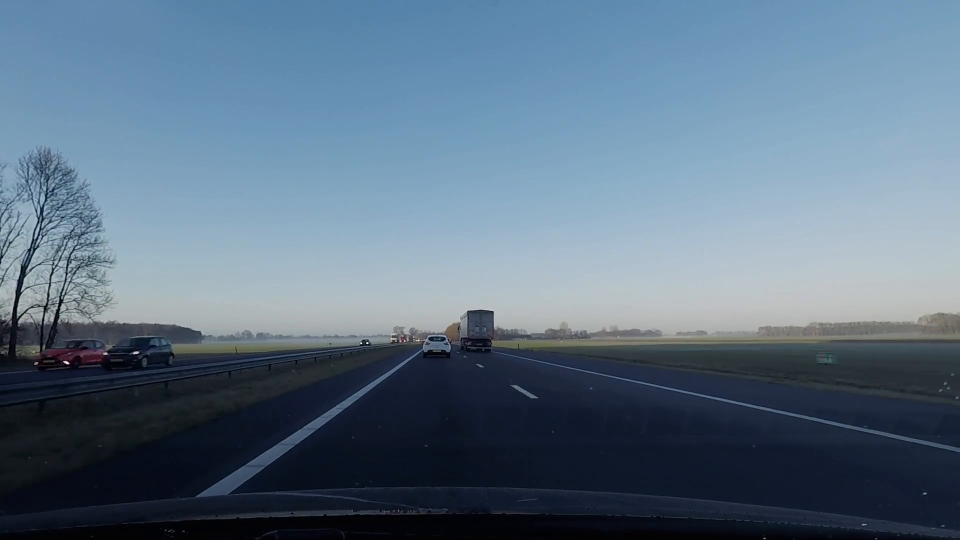
#> input picture frame 19 of car_on_road.mp4, 1920 x 1080 px (shown at 1/2 size)
$ python 'lane detection on VIDEO.py'
#> lines starting #> are read from the running program, lines starting #| are printed output that depends on the picture; after the words box and inside, x2 and y2 are one past the last pixel; in counts of white or black regions, pixels touching at a corner belong together
import cv2
import numpy as np
import matplotlib.pyplot as plt


#loading the image
def process_image(image):
	height = image.shape[0]
	width = image.shape[1]


	#defining the region of interest
	region_of_interest = [
		(0, 290),
		(330, 210),
		(550, height)
	]

	gray_image = cv2.cvtColor(image, cv2.COLOR_RGB2GRAY)
	canny_image = cv2.Canny(image, 100, 200)

	#crop the image leaving only the region of interest
	cropped_image = region_of_interest_mask(canny_image, np.array([region_of_interest], np.int32))

	#now we have to draw the lines
	lines = cv2.HoughLinesP(cropped_image, rho = 6,
		theta = np.pi/60, threshold = 170, lines = np.array([]),
		minLineLength = 40, maxLineGap = 25)

	image_with_lines = draw_the_lines(image, lines)
	return image_with_lines


#now i want to cover all areas in the image that are not the region of interest
def region_of_interest_mask(img, vertices):
	mask = np.zeros_like(img)
	#channel_count = img.shape[2]
	match_mask_color = 255
	cv2.fillPoly(mask, vertices, match_mask_color)
	masked_image = cv2.bitwise_and(img, mask)
	return masked_image

#function to draw the lines on the image
def draw_the_lines(img, lines):
	img_copy = np.copy(img)
	blank_image = np.zeros((img.shape[0], img.shape[1], 3), dtype = np.uint8)
	for line in lines:
		for x1, y1, x2, y2 in line:
			cv2.line(blank_image, (x1, y1), (x2, y2), (0, 255, 0), thickness = 1)
	#now i merge the two images
	img = cv2.addWeighted(img, 0.8, blank_image, 1, 0.0)
	return img


#read the video
cap = cv2.VideoCapture('car_on_road.mp4')

if (cap.isOpened()== False):
  print("Error opening video stream or file")

while (cap.isOpened()):
    ret, frame = cap.read()
#> frame is the input picture: shape (1080, 1920, 3); mean B, G, R 132.7, 113.6, 92.6

    if ret == True:
        b = cv2.resize(frame,(660,330),fx=0,fy=0, interpolation = cv2.INTER_CUBIC)
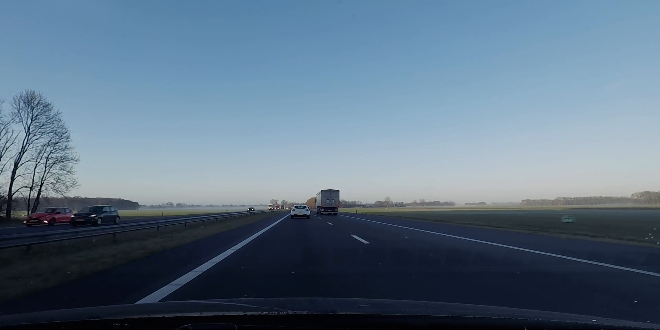
#> b: shape (330, 660, 3); mean B, G, R 132.7, 113.6, 92.6
        b = process_image(b)
#> in process_image, `gray_image = cv2.cvtColor(image, cv2.COLOR_RGB2GRAY)`:
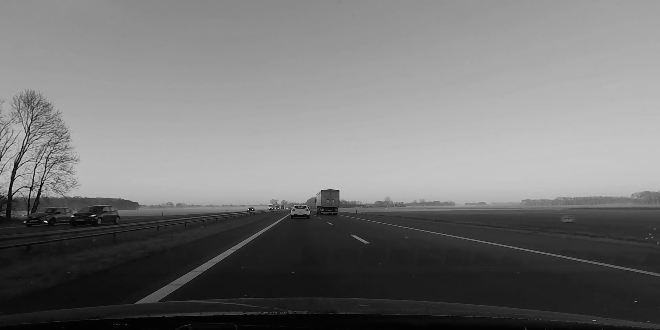
#> gray_image: shape (330, 660); min 0, max 248, mean 117
#> in process_image, `canny_image = cv2.Canny(image, 100, 200)`:
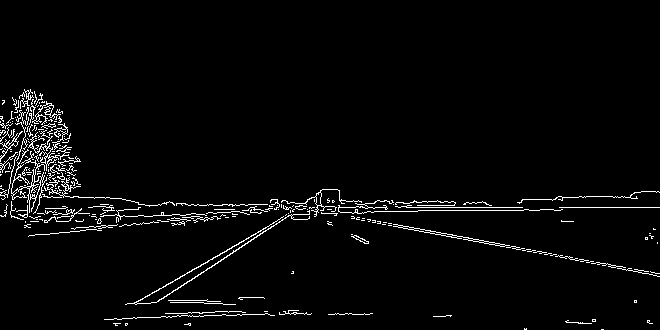
#> canny_image: shape (330, 660); 3% white in thin lines or dots, all inside (x1, y1, x2, y2) = (0, 89, 660, 330)
#> in region_of_interest_mask, `cv2.fillPoly(mask, vertices, match_mask_color)`:
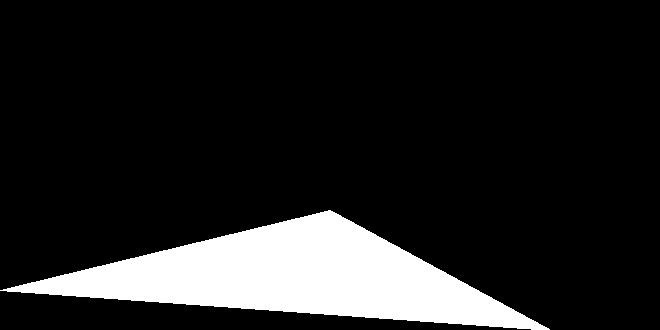
#> mask: shape (330, 660); 13.4% white; 1 white region, box (x1, y1, x2, y2) and area: (0, 210, 550, 330) 29179
#> in region_of_interest_mask, `masked_image = cv2.bitwise_and(img, mask)`:
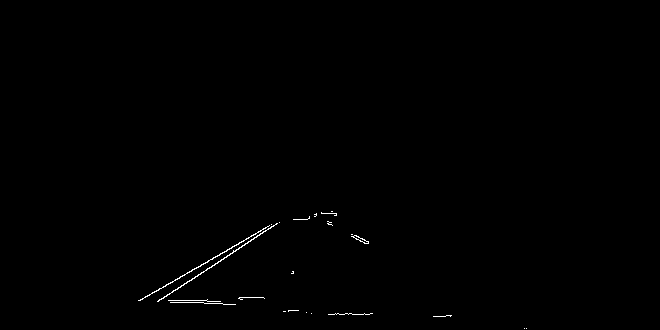
#> masked_image: shape (330, 660); 0.34% white in thin lines or dots, all inside (x1, y1, x2, y2) = (138, 211, 527, 329)
#> in process_image, `lines = cv2.HoughLinesP(cropped_image, rho = 6, theta = np.pi/60, thre..`: lines = [[158, 301, 279, 222], [140, 300, 268, 226]]
#> the loop in draw_the_lines, `for line in lines:` made 2 passes
#> in draw_the_lines, `img = cv2.addWeighted(img, 0.8, blank_image, 1, 0.0)`:
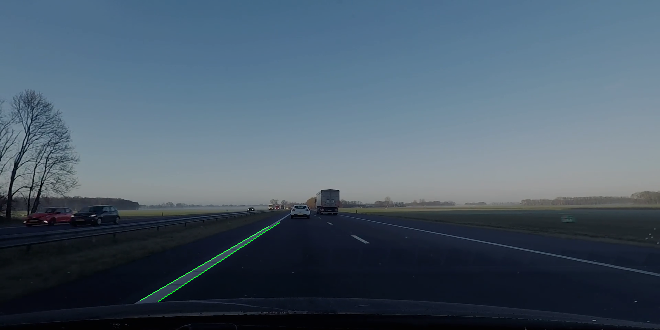
#> img: shape (330, 660, 3); mean of channels 0, 1, 2 106.2, 91.1, 74.1; drawn as B, G, R
        cv2.imshow('Frame',b)
        if cv2.waitKey(25) & 0xFF == ord('q'):
#> (key q is pressed here)
            break
    else:
        break


cap.release()

cv2.destroyAllWindows()

$ run again, starting later in the video
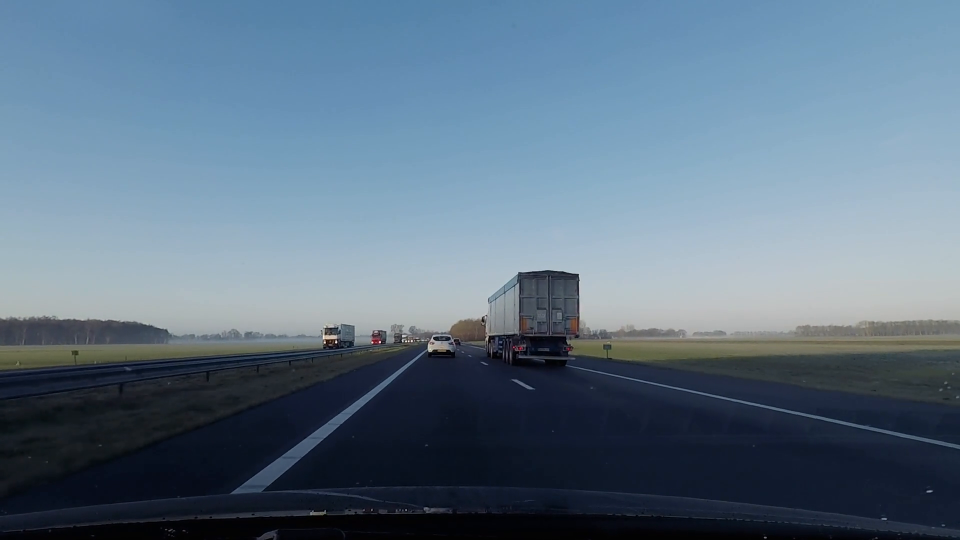
#> input picture frame 88 of car_on_road.mp4, 1920 x 1080 px (shown at 1/2 size)
#> frame is the input picture: shape (1080, 1920, 3); mean B, G, R 133.1, 114.8, 94
#> in process_image, `canny_image = cv2.Canny(image, 100, 200)`:
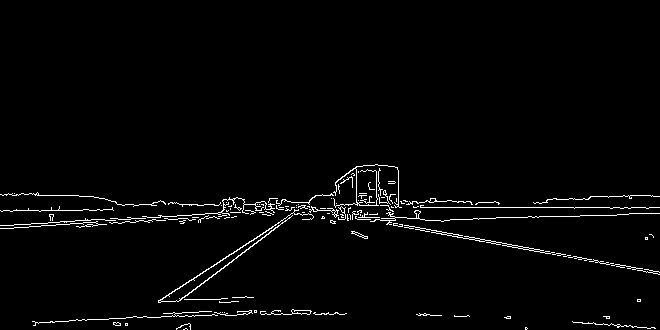
#> canny_image: shape (330, 660); 2.2% white in thin lines or dots, all inside (x1, y1, x2, y2) = (0, 164, 660, 330)
#> mask: shape (330, 660); 13.4% white; 1 white region, box (x1, y1, x2, y2) and area: (0, 210, 550, 330) 29179
#> masked_image: shape (330, 660); 0.34% white in thin lines or dots, all inside (x1, y1, x2, y2) = (158, 210, 528, 329)
#> lines = [[184, 299, 279, 222], [243, 245, 284, 221], [226, 256, 282, 223]]
#> the loop in draw_the_lines, `for line in lines:` made 3 passes
#> in draw_the_lines, `img = cv2.addWeighted(img, 0.8, blank_image, 1, 0.0)`:
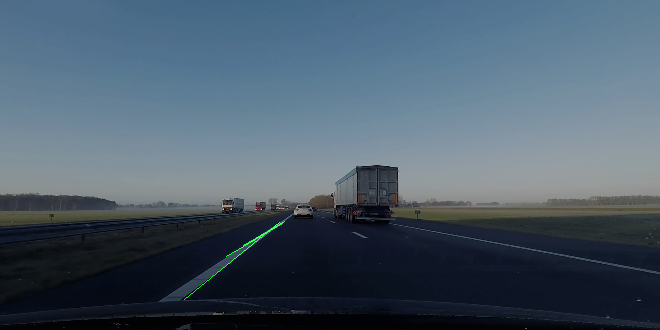
#> img: shape (330, 660, 3); mean of channels 0, 1, 2 106.4, 92, 75.2; drawn as B, G, R

$ run again, starting later in the video
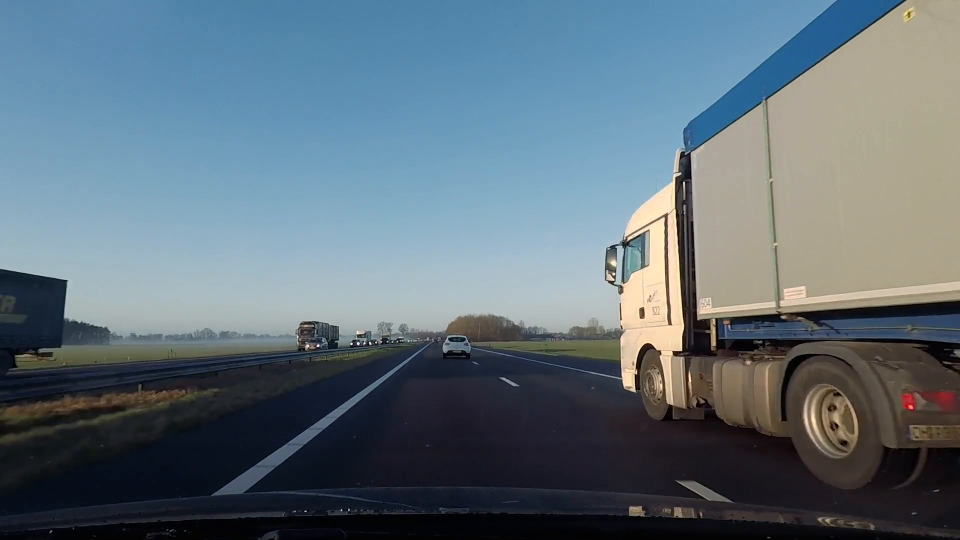
#> input picture frame 157 of car_on_road.mp4, 1920 x 1080 px (shown at 1/2 size)
#> frame is the input picture: shape (1080, 1920, 3); mean B, G, R 122.3, 111.9, 95.8
#> in process_image, `canny_image = cv2.Canny(image, 100, 200)`:
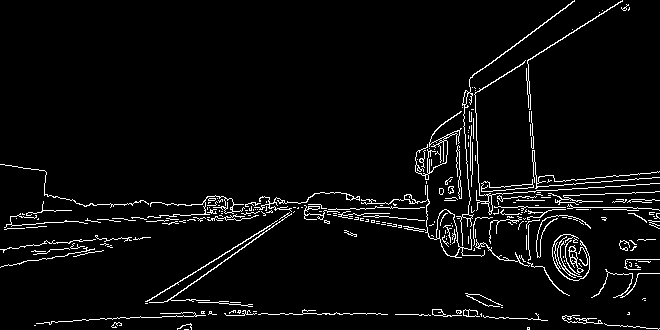
#> canny_image: shape (330, 660); 4.3% white in thin lines or dots
#> mask: shape (330, 660); 13.4% white; 1 white region, box (x1, y1, x2, y2) and area: (0, 210, 550, 330) 29179
#> masked_image: shape (330, 660); 0.47% white in thin lines or dots, all inside (x1, y1, x2, y2) = (145, 211, 531, 329)
#> lines = [[150, 299, 252, 304], [167, 301, 263, 232], [310, 313, 380, 313], [198, 302, 240, 304], [174, 285, 246, 239], [432, 311, 481, 313], [151, 298, 198, 300]]
#> the loop in draw_the_lines, `for line in lines:` made 7 passes
#> in draw_the_lines, `img = cv2.addWeighted(img, 0.8, blank_image, 1, 0.0)`:
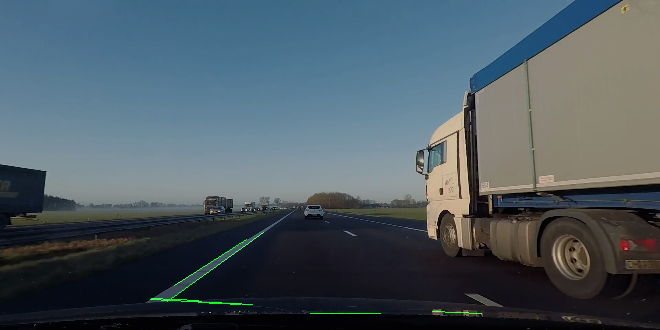
#> img: shape (330, 660, 3); mean of channels 0, 1, 2 97.8, 89.9, 76.6; drawn as B, G, R
